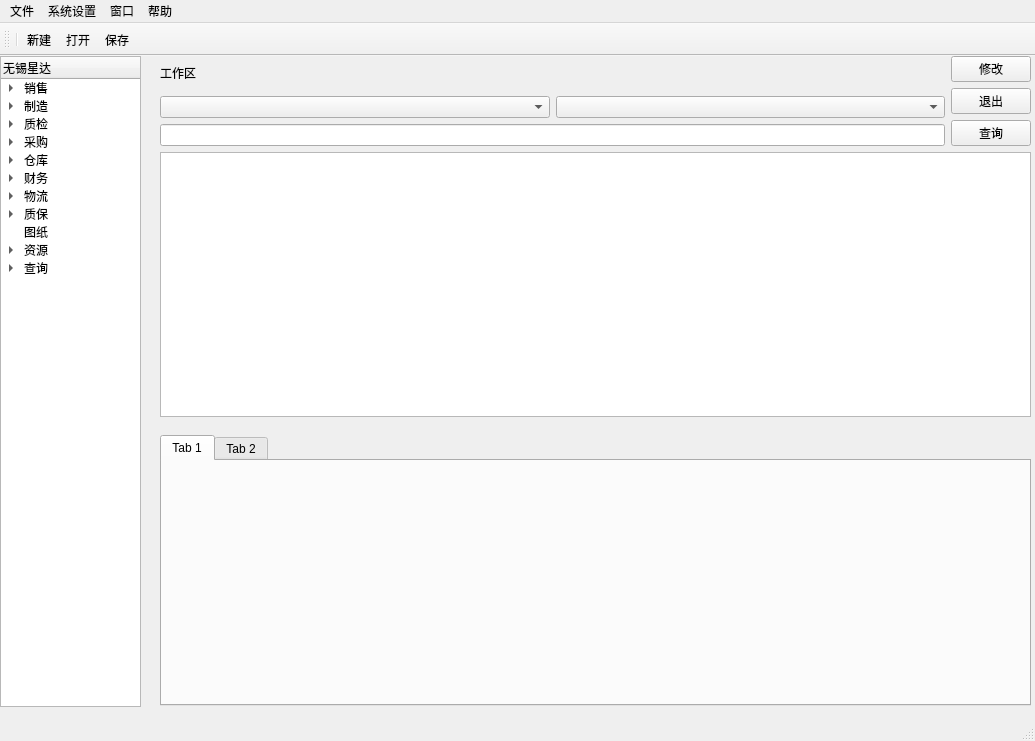
<?xml version="1.0" encoding="UTF-8"?>
<ui version="4.0">
 <class>MainWindow</class>
 <widget class="QMainWindow" name="MainWindow">
  <property name="geometry">
   <rect>
    <x>0</x>
    <y>0</y>
    <width>1035</width>
    <height>741</height>
   </rect>
  </property>
  <property name="windowTitle">
   <string>ERP</string>
  </property>
  <widget class="QWidget" name="centralwidget">
   <widget class="QTreeWidget" name="treeWidget">
    <property name="geometry">
     <rect>
      <x>0</x>
      <y>0</y>
      <width>141</width>
      <height>651</height>
     </rect>
    </property>
    <property name="maximumSize">
     <size>
      <width>200</width>
      <height>1080</height>
     </size>
    </property>
    <column>
     <property name="text">
      <string>无锡星达</string>
     </property>
     <property name="icon">
      <iconset>
       <normaloff>images/2 (2).jpg</normaloff>images/2 (2).jpg</iconset>
     </property>
    </column>
    <item>
     <property name="text">
      <string>销售</string>
     </property>
     <property name="icon">
      <iconset>
       <normaloff>images/telemarketer_16px_1192881_easyicon.net.ico</normaloff>images/telemarketer_16px_1192881_easyicon.net.ico</iconset>
     </property>
     <item>
      <property name="text">
       <string>报价</string>
      </property>
     </item>
     <item>
      <property name="text">
       <string>订单</string>
      </property>
     </item>
     <item>
      <property name="text">
       <string>合同</string>
      </property>
     </item>
    </item>
    <item>
     <property name="text">
      <string>制造</string>
     </property>
     <property name="icon">
      <iconset>
       <normaloff>images/machine_16px_41420_easyicon.net.ico</normaloff>images/machine_16px_41420_easyicon.net.ico</iconset>
     </property>
     <item>
      <property name="text">
       <string>生产</string>
      </property>
      <item>
       <property name="text">
        <string>生产单</string>
       </property>
      </item>
      <item>
       <property name="text">
        <string>生产计划</string>
       </property>
      </item>
     </item>
     <item>
      <property name="text">
       <string>锻造</string>
      </property>
      <item>
       <property name="text">
        <string>本厂锻造</string>
       </property>
      </item>
      <item>
       <property name="text">
        <string>外协锻造</string>
       </property>
      </item>
     </item>
     <item>
      <property name="text">
       <string>热处理</string>
      </property>
     </item>
     <item>
      <property name="text">
       <string>机械加工</string>
      </property>
      <item>
       <property name="text">
        <string>车加工</string>
       </property>
      </item>
      <item>
       <property name="text">
        <string>线切割</string>
       </property>
      </item>
      <item>
       <property name="text">
        <string>本厂加工</string>
       </property>
      </item>
      <item>
       <property name="text">
        <string>外协加工</string>
       </property>
      </item>
     </item>
    </item>
    <item>
     <property name="text">
      <string>质检</string>
     </property>
     <property name="icon">
      <iconset>
       <normaloff>images/measurement_16px_26224_easyicon.net.ico</normaloff>images/measurement_16px_26224_easyicon.net.ico</iconset>
     </property>
     <item>
      <property name="text">
       <string>硬度</string>
      </property>
     </item>
     <item>
      <property name="text">
       <string>冲击</string>
      </property>
     </item>
     <item>
      <property name="text">
       <string>拉伸</string>
      </property>
     </item>
     <item>
      <property name="text">
       <string>UT</string>
      </property>
     </item>
     <item>
      <property name="text">
       <string>PT</string>
      </property>
     </item>
     <item>
      <property name="text">
       <string>MT</string>
      </property>
     </item>
     <item>
      <property name="text">
       <string>终检</string>
      </property>
     </item>
    </item>
    <item>
     <property name="text">
      <string>采购</string>
     </property>
     <property name="icon">
      <iconset>
       <normaloff>images/buy_32px_1163674_easyicon.net.ico</normaloff>images/buy_32px_1163674_easyicon.net.ico</iconset>
     </property>
     <item>
      <property name="text">
       <string>采购订单</string>
      </property>
     </item>
     <item>
      <property name="text">
       <string>收货</string>
      </property>
     </item>
    </item>
    <item>
     <property name="text">
      <string>仓库</string>
     </property>
     <property name="icon">
      <iconset>
       <normaloff>images/warehouse_16px_573203_easyicon.net.ico</normaloff>images/warehouse_16px_573203_easyicon.net.ico</iconset>
     </property>
     <item>
      <property name="text">
       <string>五金库</string>
      </property>
     </item>
     <item>
      <property name="text">
       <string>成品库</string>
      </property>
     </item>
     <item>
      <property name="text">
       <string>锻件库</string>
      </property>
     </item>
     <item>
      <property name="text">
       <string>废品库</string>
      </property>
     </item>
    </item>
    <item>
     <property name="text">
      <string>财务</string>
     </property>
     <property name="icon">
      <iconset>
       <normaloff>images/Finance_16px_529695_easyicon.net.ico</normaloff>images/Finance_16px_529695_easyicon.net.ico</iconset>
     </property>
     <item>
      <property name="text">
       <string>锻造结算</string>
      </property>
     </item>
     <item>
      <property name="text">
       <string>机加结算</string>
      </property>
     </item>
     <item>
      <property name="text">
       <string>物流结算</string>
      </property>
     </item>
     <item>
      <property name="text">
       <string>差旅结算</string>
      </property>
     </item>
    </item>
    <item>
     <property name="text">
      <string>物流</string>
     </property>
     <property name="icon">
      <iconset>
       <normaloff>images/logistics_16px_1173566_easyicon.net.ico</normaloff>images/logistics_16px_1173566_easyicon.net.ico</iconset>
     </property>
     <item>
      <property name="text">
       <string>发货</string>
      </property>
     </item>
     <item>
      <property name="text">
       <string>随货试样</string>
      </property>
     </item>
    </item>
    <item>
     <property name="text">
      <string>质保</string>
     </property>
     <property name="icon">
      <iconset>
       <normaloff>images/certificate_mail_safe_16px_4221_easyicon.net.ico</normaloff>images/certificate_mail_safe_16px_4221_easyicon.net.ico</iconset>
     </property>
     <item>
      <property name="text">
       <string>售后</string>
      </property>
     </item>
    </item>
    <item>
     <property name="text">
      <string>图纸</string>
     </property>
     <property name="icon">
      <iconset>
       <normaloff>images/Applications_16px_1070727_easyicon.net.ico</normaloff>images/Applications_16px_1070727_easyicon.net.ico</iconset>
     </property>
    </item>
    <item>
     <property name="text">
      <string>资源</string>
     </property>
     <property name="icon">
      <iconset>
       <normaloff>images/patientfile_16px_26208_easyicon.net.ico</normaloff>images/patientfile_16px_26208_easyicon.net.ico</iconset>
     </property>
     <item>
      <property name="text">
       <string>人力资源</string>
      </property>
     </item>
     <item>
      <property name="text">
       <string>客户信息</string>
      </property>
     </item>
     <item>
      <property name="text">
       <string>协作单位</string>
      </property>
     </item>
    </item>
    <item>
     <property name="text">
      <string>查询</string>
     </property>
     <property name="icon">
      <iconset>
       <normaloff>images/query_32px_511256_easyicon.net.ico</normaloff>images/query_32px_511256_easyicon.net.ico</iconset>
     </property>
     <item>
      <property name="text">
       <string>报表</string>
      </property>
     </item>
     <item>
      <property name="text">
       <string>生产进度</string>
      </property>
     </item>
    </item>
   </widget>
   <widget class="QWidget" name="layoutWidget">
    <property name="geometry">
     <rect>
      <x>160</x>
      <y>0</y>
      <width>871</width>
      <height>361</height>
     </rect>
    </property>
    <layout class="QGridLayout" name="gridLayout">
     <item row="0" column="0">
      <widget class="QLabel" name="label">
       <property name="text">
        <string>工作区</string>
       </property>
      </widget>
     </item>
     <item row="2" column="0">
      <widget class="QLineEdit" name="lineEdit"/>
     </item>
     <item row="3" column="0" colspan="2">
      <widget class="QTableWidget" name="tableWidget">
       <property name="sizePolicy">
        <sizepolicy hsizetype="Expanding" vsizetype="Expanding">
         <horstretch>0</horstretch>
         <verstretch>0</verstretch>
        </sizepolicy>
       </property>
      </widget>
     </item>
     <item row="1" column="0">
      <layout class="QHBoxLayout" name="horizontalLayout">
       <item>
        <widget class="QComboBox" name="comboBox"/>
       </item>
       <item>
        <widget class="QComboBox" name="comboBox_2"/>
       </item>
      </layout>
     </item>
     <item row="0" column="1" rowspan="3">
      <layout class="QVBoxLayout" name="verticalLayout">
       <item>
        <widget class="QPushButton" name="pushButton_2">
         <property name="text">
          <string>修改</string>
         </property>
        </widget>
       </item>
       <item>
        <widget class="QPushButton" name="pushButton_3">
         <property name="text">
          <string>退出</string>
         </property>
        </widget>
       </item>
       <item>
        <widget class="QPushButton" name="pushButton">
         <property name="text">
          <string>查询</string>
         </property>
         <property name="icon">
          <iconset>
           <normaloff>../../../Downloads/search_query_document_32px_519936_easyicon.net.ico</normaloff>../../../Downloads/search_query_document_32px_519936_easyicon.net.ico</iconset>
         </property>
        </widget>
       </item>
      </layout>
     </item>
    </layout>
   </widget>
   <widget class="QTabWidget" name="tabWidget">
    <property name="geometry">
     <rect>
      <x>160</x>
      <y>379</y>
      <width>871</width>
      <height>271</height>
     </rect>
    </property>
    <widget class="QWidget" name="tab">
     <attribute name="title">
      <string>Tab 1</string>
     </attribute>
    </widget>
    <widget class="QWidget" name="tab_2">
     <attribute name="title">
      <string>Tab 2</string>
     </attribute>
    </widget>
   </widget>
  </widget>
  <widget class="QMenuBar" name="menubar">
   <property name="geometry">
    <rect>
     <x>0</x>
     <y>0</y>
     <width>1035</width>
     <height>26</height>
    </rect>
   </property>
   <widget class="QMenu" name="menu_10">
    <property name="title">
     <string>窗口</string>
    </property>
   </widget>
   <widget class="QMenu" name="menu_12">
    <property name="title">
     <string>系统设置</string>
    </property>
   </widget>
   <widget class="QMenu" name="menu_13">
    <property name="title">
     <string>帮助</string>
    </property>
   </widget>
   <widget class="QMenu" name="menu">
    <property name="title">
     <string>文件</string>
    </property>
    <addaction name="NewAction"/>
    <addaction name="OpenAction"/>
    <addaction name="SaveAction"/>
   </widget>
   <addaction name="menu"/>
   <addaction name="menu_12"/>
   <addaction name="menu_10"/>
   <addaction name="menu_13"/>
  </widget>
  <widget class="QStatusBar" name="statusbar"/>
  <widget class="QToolBar" name="toolBar">
   <property name="windowTitle">
    <string>toolBar</string>
   </property>
   <attribute name="toolBarArea">
    <enum>TopToolBarArea</enum>
   </attribute>
   <attribute name="toolBarBreak">
    <bool>false</bool>
   </attribute>
   <addaction name="separator"/>
   <addaction name="NewAction"/>
   <addaction name="OpenAction"/>
   <addaction name="SaveAction"/>
  </widget>
  <action name="NewAction">
   <property name="icon">
    <iconset>
     <normaloff>../../../Pictures/ICO/New.ico</normaloff>../../../Pictures/ICO/New.ico</iconset>
   </property>
   <property name="text">
    <string>新建</string>
   </property>
   <property name="shortcut">
    <string>Alt+N</string>
   </property>
  </action>
  <action name="OpenAction">
   <property name="icon">
    <iconset>
     <normaloff>images/Open64.ico</normaloff>images/Open64.ico</iconset>
   </property>
   <property name="text">
    <string>打开</string>
   </property>
   <property name="shortcut">
    <string>Alt+O</string>
   </property>
  </action>
  <action name="SaveAction">
   <property name="icon">
    <iconset>
     <normaloff>../../../Pictures/ICO/disk_save_all_32px_4650_easyicon.net.ico</normaloff>../../../Pictures/ICO/disk_save_all_32px_4650_easyicon.net.ico</iconset>
   </property>
   <property name="text">
    <string>保存</string>
   </property>
   <property name="shortcut">
    <string>Ctrl+S</string>
   </property>
  </action>
 </widget>
 <resources/>
 <connections>
  <connection>
   <sender>pushButton_3</sender>
   <signal>clicked()</signal>
   <receiver>MainWindow</receiver>
   <slot>close()</slot>
   <hints>
    <hint type="sourcelabel">
     <x>962</x>
     <y>133</y>
    </hint>
    <hint type="destinationlabel">
     <x>898</x>
     <y>54</y>
    </hint>
   </hints>
  </connection>
 </connections>
</ui>
